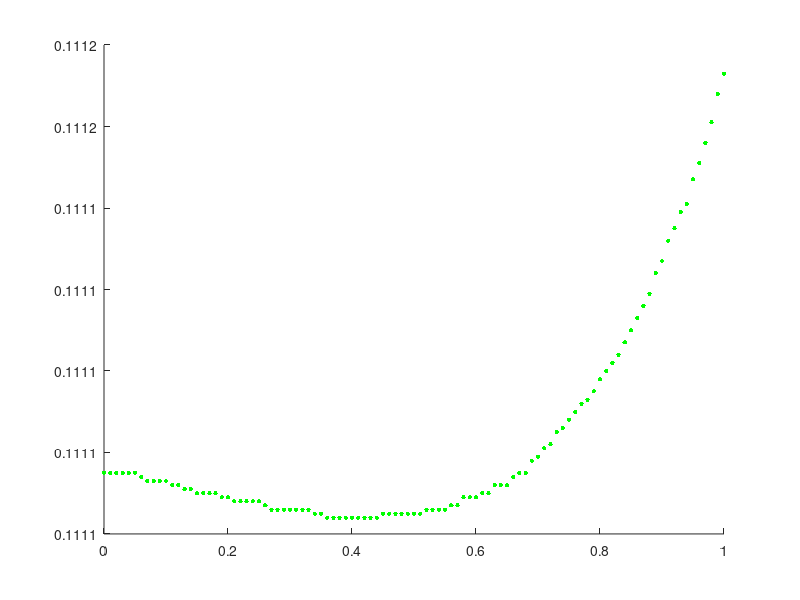
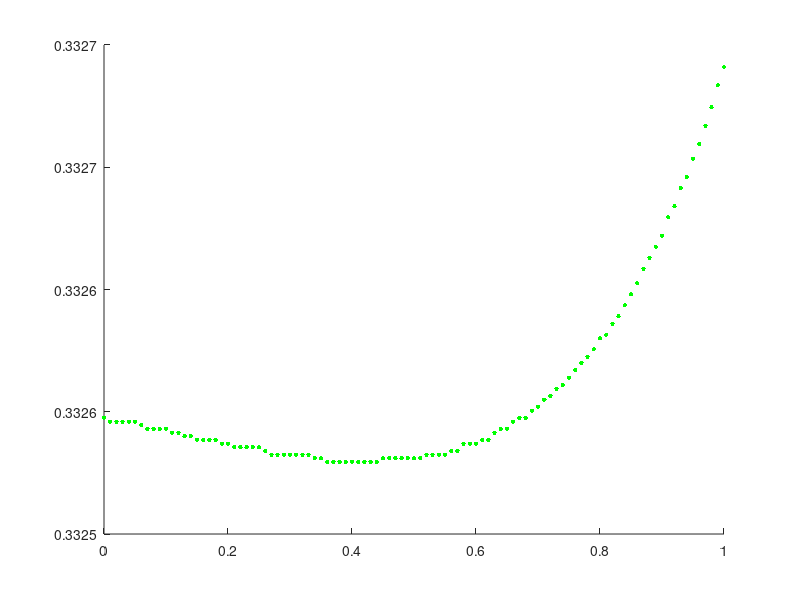
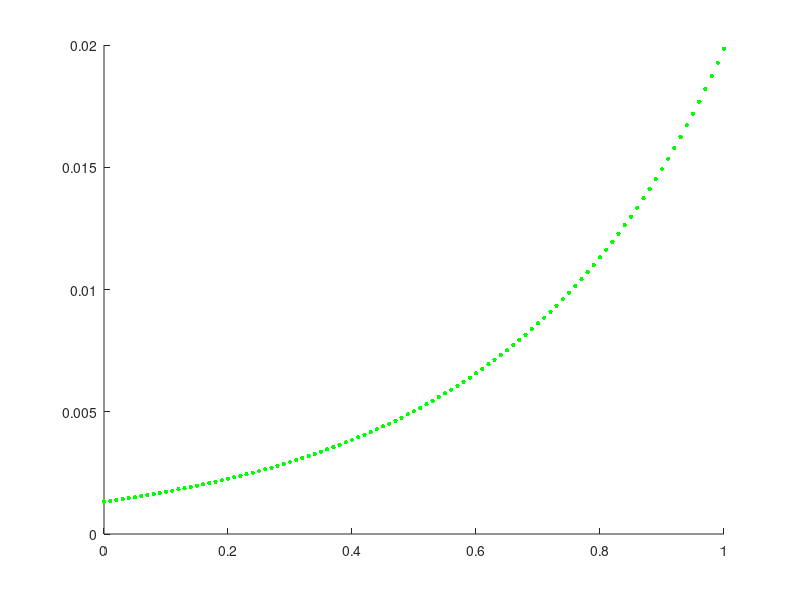

Write the MATLAB code that produced these figures, in order.
%%%% Deterministic PZT model (discontinuous case): Approximate analytical solution 
%%%% (harmonic balance method)
%%%% Amplitude response Newton-Raphson method.   Ampl=f(theta)


clear all
clc
global nu1 nu2 mue muP omega1 omega3 lambda1 lambda2 gamma0 gamma1 gamma2 beta0 beta1 beta2 delta eta f0 omega;

%% System parameters %%%%
nu1 = 0.3;  nu2 = 0.05;  mue = 1.0;  muP = 16.0;   omega1 = 0.50 ;  omega3 = 5.66; lambda1 = 0.0045 ;
lambda2 = 0.00002; gamma0 = -.125;  gamma1 = 0.002;  gamma2 = 0.020;  beta0 = 9.996; 
beta1 = -0.16  ;  beta2 = -1.6;  delta = 0.001;   eta = -64.0; omega=0.3;   f0=0.015;%%%%%%   

omegae = 50.0; omegaP = 282.843 ;    
epsilon = 0.8;            r1 = (omegae^(epsilon-1));   r2 =@(theta) (omegaP^2/omegae^(1+theta));

%% Other functions definition

varsigma1 = ( omega^(1+epsilon)*cos((1/2)*pi*epsilon) ) ;     
varsigma2 = ( omega^(1+epsilon)*sin((1/2)*pi*epsilon) ) ;

varrho1 =@(theta) ( omega^(1-theta)*cos((1/2)*pi*theta) ) ;    
varrho2 =@(theta) ( omega^(1-theta)*sin((1/2)*pi*theta) ) ;

R1 = ( (1-r1*varsigma2)/((1-r1*varsigma2)^2+(mue*omega+r1*varsigma1)^2) ) ;
R2 = ( 1/4*(3*lambda2-2*lambda1*gamma2/gamma1) ) ;
R3 =@(theta) ( omega1^2-omega^2+delta*eta*omega^2*(r2(theta)*varrho2(theta)-omega^2)/((r2(theta)*varrho2(theta)-omega^2)^2+(muP*omega+r2(theta)*varrho1(theta))^2) ) ;
R4p =@(theta) ( -delta*eta*omega^2*(muP*omega+r2(theta)*varrho1(theta))/((r2(theta)*varrho2(theta)-omega^2)^2+(muP*omega+r2(theta)*varrho1(theta))^2)+(nu1+nu2)*omega ) ; %%%%
R4m =@(theta) ( -delta*eta*omega^2*(muP*omega+r2(theta)*varrho1(theta))/((r2(theta)*varrho2(theta)-omega^2)^2+(muP*omega+r2(theta)*varrho1(theta))^2)+(nu1-nu2)*omega ) ; %%%%
R5 = ( -(mue*omega+r1*varsigma1)/((1-r1*varsigma2)^2+(mue*omega+r1*varsigma1)^2) ) ;
R6 = ( omega^2*(beta2*gamma0+gamma2*beta0) ) ;

%% Amplitude funtions definition
AFunP=@(a0,theta) ( a0^2*((((1/4)*omega*gamma2*a0^2+gamma0*omega)*((1/4)*omega*beta2*a0^2+beta0*omega)*R1+R2*a0^2+R3(theta))^2+(R4p(theta)+((1/4)*omega*gamma2*a0^2+gamma0*omega)*((1/4)*omega*beta2*a0^2+beta0*omega)*R5)^2)-f0^2 ) ;
AFunM=@(a0,theta) ( a0^2*((((1/4)*omega*gamma2*a0^2+gamma0*omega)*((1/4)*omega*beta2*a0^2+beta0*omega)*R1+R2*a0^2+R3(theta))^2+(R4m(theta)+((1/4)*omega*gamma2*a0^2+gamma0*omega)*((1/4)*omega*beta2*a0^2+beta0*omega)*R5)^2)-f0^2 ) ;



%% Newton-Raphson method
% a0 = 0.0:0.00001:1; 
% 
            theta = 0:0.01:1;
% omeg3a = 0.285:0.002:0.315;
% omeg4a = 0.32:0.005:0.37;
% omeg5a = 0.38:0.01:0.5;
% omeg6a = 0.55:0.05:5.0;   omega=[omeg1a omeg2a omeg3a omeg4a omeg5a omeg6a];

% omega = 0.0:0.01:5.0;   % a0 = 0.0:0.00001:.05; omega = 0.0:0.005:5.0;
           a01 = 0.0998:0.000001:0.10;    a02 = 0.1222:0.000001:0.1225;    a0=[a01 a02];
%a0 = .08:0.00001:.14;
n=length(theta); m=length(a0);
fid = fopen('table1.txt', 'w');

for i=1:n
    for j=1:m-1
        e1=AFunP(a0(j),theta(i));
        e2=AFunP(a0(j+1),theta(i));
        if (e1*e2<=0)
            x=theta(i); y=( a0(j)+a0(j+1) )/2;
            b=abs(beta0+(1/4)*beta2*y^2)*omega*y/sqrt((r1*varsigma2-1)^2+(mue*omega+r1*varsigma1)^2);
            c=abs(eta)*omega^2*y/sqrt((r2(x)*varrho2(x)-omega^2)^2+(muP*omega+r2(x)*varrho1(x))^2);
            fprintf(fid, '%f  %f %f %f\n',x,y,b,c); 
        end
    end
    display(i)
end
fclose(fid);

fid = fopen('table1.txt','r');
[AP,COUNT] = fscanf(fid,'%f',[4,inf]);


% figure(1);hold on
% plot(A(1,:),A(2,:),'k.','Markersize', 10);
% 
% figure(2);hold on
% plot(A(1,:),A(3,:),'k.','Markersize', 10);
% 
% figure(3);hold on
% plot(A(1,:),A(4,:),'k.','Markersize', 10);


fid = fopen('table2.txt', 'w');

for i=1:n
    for j=1:m-1
        e1=AFunM(a0(j),theta(i));
        e2=AFunM(a0(j+1),theta(i));
        if (e1*e2<=0)
            x=theta(i); y=( a0(j)+a0(j+1) )/2;
            b=abs(beta0+(1/4)*beta2*y^2)*omega*y/sqrt((r1*varsigma2-1)^2+(mue*omega+r1*varsigma1)^2);
            c=abs(eta)*omega^2*y/sqrt((r2(x)*varrho2(x)-omega^2)^2+(muP*omega+r2(x)*varrho1(x))^2);
            fprintf(fid, '%f  %f %f %f\n',x,y,b,c); 
        end
    end
    display(i)
end
fclose(fid);

fid = fopen('table2.txt','r');
[AM,COUNT] = fscanf(fid,'%f',[4,inf]);

A=(AP+AM)./2;

figure(1);hold on
plot(A(1,:),A(2,:),'g.','Markersize', 10);

figure(2);hold on
plot(A(1,:),A(3,:),'g.','Markersize', 10);

figure(3);hold on
plot(A(1,:),A(4,:),'g.','Markersize', 10);
